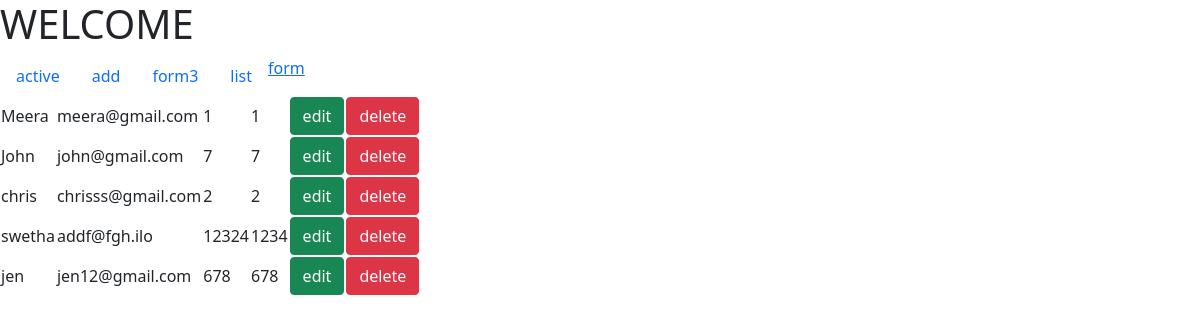
Page /list/ on the committed database.
### epm1/models.py (models this page shows)
class student(models.Model):
    username=models.CharField(max_length=45)
    email=models.CharField(max_length=50)
    password=models.IntegerField()
    confirm=models.IntegerField()

### epm1/views.py (the view)
# urls.py: path('list/',views.list,name='list'),
def list(request):
    p=student.objects.all()
    return render(request,'list.html',{'d':p})

### templates/list.html (shortened to what this page needs)
{% extends 'base.html' %}
    {% block content %}
    <table>
        {% for i in d %}
        <tr>
            <td>{{i.username}}</td>
            <td>{{i.email}}</td>
            <td>{{i.password}}</td>
            <td>{{i.confirm}}</td>
            <td><a class="btn btn-success" href="{% url 'edit' i.pk %}">edit</a></td>
            <td><a class="btn btn-danger" href="{% url 'delete' i.pk %}">delete</a></td>
        </tr>
        {% endfor %}
    </table>
    {% endblock %}

### templates/base.html (shortened to what this page needs)
{% load static %}
<!DOCTYPE html>
<html lang="en">
<head>
    <link href="https://cdn.jsdelivr.net/npm/bootstrap@5.1.3/dist/css/bootstrap.min.css" rel="stylesheet">
</head>
<body>
   <h1>WELCOME</h1>
   <nav class="nav">
    <a class="nav-link active" aria-current="page" href="{% url 'home' %}">active</a>
    <a class="nav-link" href="{% url 'add' %}">add</a>
    <a class="nav-link" href="{% url 'form3' %}">form3</a>
    <a class="nav-link" href="{% url 'list' %}">list</a>
    <a href="{% url 'form' %}">form</a>
   </nav>
    {% block content %}{% endblock %}
</body>
</html>

### rows in the picture
student: username "Meera", email "meera@gmail.com", password "1", confirm "1"
student: username "John", email "john@gmail.com", password "7", confirm "7"
student: username "chris", email "chrisss@gmail.com", password "2", confirm "2"
student: username "swetha", email "addf@fgh.ilo", password "12324", confirm "1234"
student: username "jen", email "jen12@gmail.com", password "678", confirm "678"
